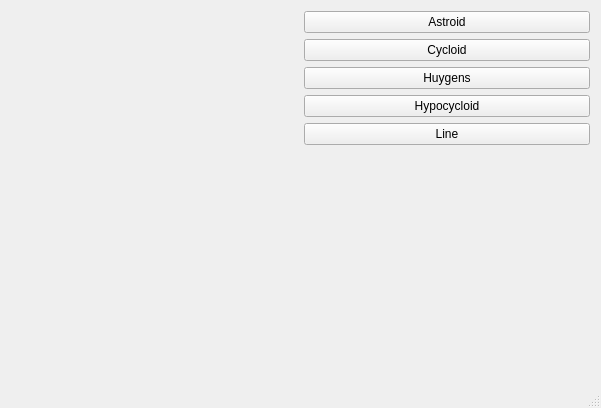
<?xml version="1.0" encoding="UTF-8"?>
<ui version="4.0">
 <class>MainWindow</class>
 <widget class="QMainWindow" name="MainWindow">
  <property name="geometry">
   <rect>
    <x>0</x>
    <y>0</y>
    <width>601</width>
    <height>408</height>
   </rect>
  </property>
  <property name="windowTitle">
   <string>MainWindow</string>
  </property>
  <widget class="QWidget" name="centralWidget">
   <widget class="QWidget" name="layoutWidget">
    <property name="geometry">
     <rect>
      <x>0</x>
      <y>0</y>
      <width>601</width>
      <height>381</height>
     </rect>
    </property>
    <layout class="QHBoxLayout" name="horizontalLayout">
     <item>
      <widget class="RenderArea" name="renderArea" native="true"/>
     </item>
     <item>
      <layout class="QVBoxLayout" name="verticalLayout">
       <item>
        <widget class="QPushButton" name="btnAstroid">
         <property name="text">
          <string>Astroid</string>
         </property>
        </widget>
       </item>
       <item>
        <widget class="QPushButton" name="btnCycloid">
         <property name="text">
          <string>Cycloid</string>
         </property>
        </widget>
       </item>
       <item>
        <widget class="QPushButton" name="btnHuygens">
         <property name="text">
          <string>Huygens</string>
         </property>
        </widget>
       </item>
       <item>
        <widget class="QPushButton" name="btnHypo">
         <property name="text">
          <string>Hypocycloid</string>
         </property>
        </widget>
       </item>
       <item>
        <widget class="QPushButton" name="btnLine">
         <property name="text">
          <string>Line</string>
         </property>
        </widget>
       </item>
       <item>
        <spacer name="verticalSpacer">
         <property name="orientation">
          <enum>Qt::Vertical</enum>
         </property>
         <property name="sizeHint" stdset="0">
          <size>
           <width>20</width>
           <height>40</height>
          </size>
         </property>
        </spacer>
       </item>
      </layout>
     </item>
    </layout>
   </widget>
  </widget>
  <widget class="QStatusBar" name="statusBar"/>
 </widget>
 <layoutdefault spacing="6" margin="11"/>
 <customwidgets>
  <customwidget>
   <class>RenderArea</class>
   <extends>QWidget</extends>
   <header>renderarea.h</header>
   <container>1</container>
  </customwidget>
 </customwidgets>
 <resources/>
 <connections/>
</ui>
